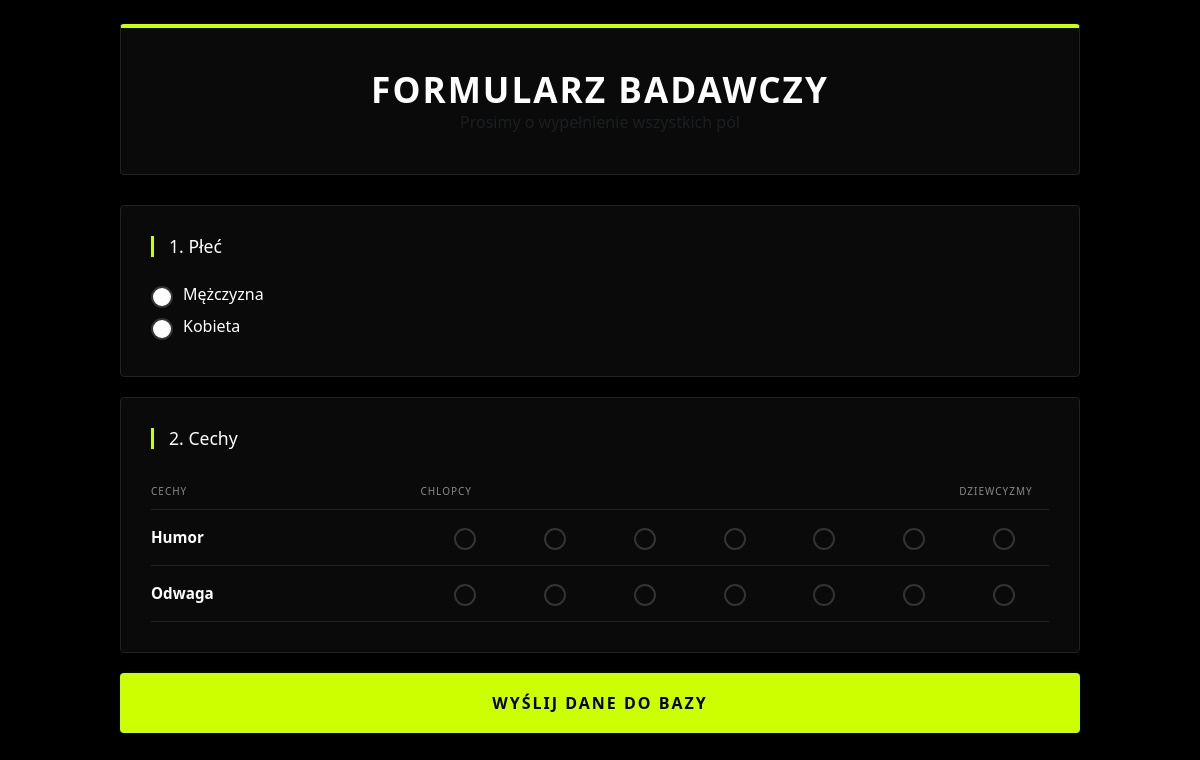
Before: / with the older database file.
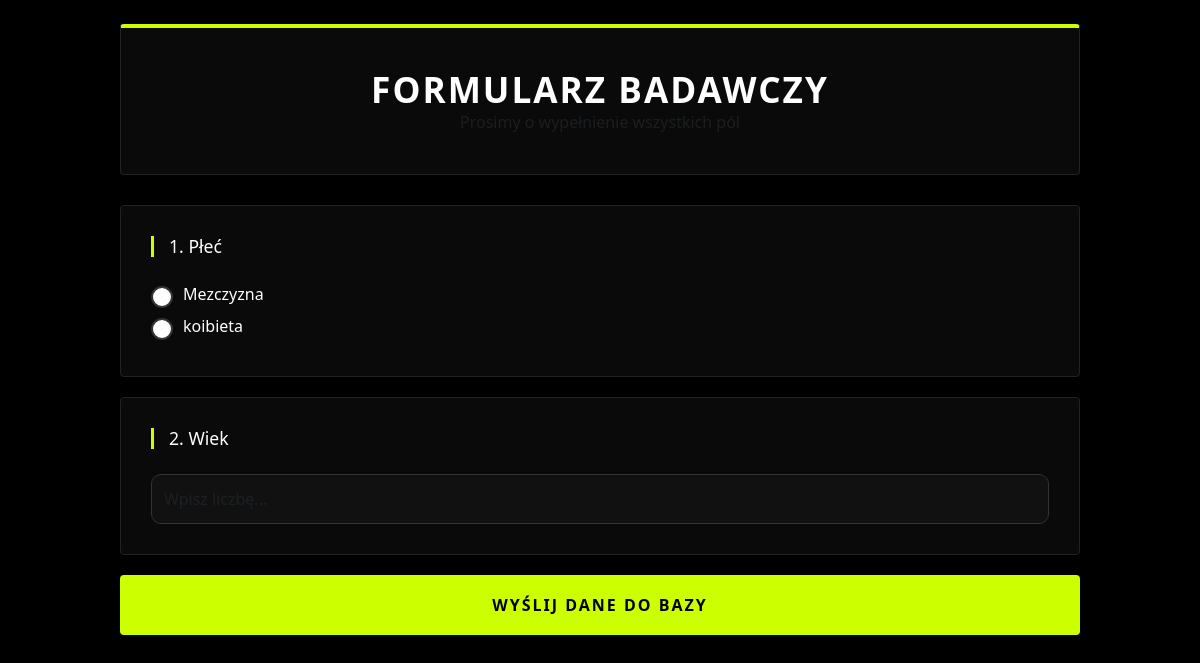
After: the same page with the newer database file.
### app.py (models this page shows)
class Question(db.Model):
    id = db.Column(db.Integer, primary_key=True)
    q_type = db.Column(db.String(50))
    content = db.Column(db.Text)

### app.py (the view, shortened to what this page needs)
@app.route('/', methods=['GET', 'POST'])
def index():
    ip = request.remote_addr
    if not Visit.query.filter_by(ip=ip).first():
        db.session.add(Visit(ip=ip))
        db.session.commit()
    questions = []
    for q in Question.query.all():
        questions.append({
            'id': q.id,
            'q_type': q.q_type,
            'data': json.loads(q.content)
        })
    return render_template('index.html', questions=questions)

### templates/index.html (shortened to what this page needs)
<!DOCTYPE html>
<html lang="pl">
<head>
    <link href="https://cdn.jsdelivr.net/npm/bootstrap@5.3.0/dist/css/bootstrap.min.css" rel="stylesheet">
    <link rel="stylesheet" href="{{ url_for('static', filename='style.css') }}">
</head>
<body>
    <div class="container py-4">
        <div class="row justify-content-center">
            <div class="col-12">
                <div class="survey-header">
                    <h1>Formularz Badawczy</h1>
                    <p class="text-muted m-0">Prosimy o wypełnienie wszystkich pól</p>
                </div>
                <form method="POST">
                    {% for q in questions %}
                    <div class="question-card">
                        {% if q.q_type == 'radio' %}
                            <h5>{{ loop.index }}. {{ q.data.question }}</h5>
                            {% for opt in q.data.options %}
                            <div class="form-check mb-2">
                                <input class="form-check-input"
                                       type="radio"
                                       name="q_{{ q.id }}"
                                       value="{{ opt }}"
                                       required>
                                <label class="form-check-label px-2">
                                    {{ opt }}
                                </label>
                            </div>
                            {% endfor %}
                        {% elif q.q_type == 'matrix' %}
                            <h5>{{ loop.index }}. {{ q.data.question }}</h5>
                            <div class="table-responsive">
                                <table class="matrix-table">
                                    <thead>
                                        <tr>
                                            <th>CECHY</th>
                                            <th>{{ q.data.left_label }}</th>
                                            {% for i in range(q.data.scale_points - 2) %}
                                                <th></th>
                                            {% endfor %}
                                            <th>{{ q.data.right_label }}</th>
                                        </tr>
                                    </thead>
                                    <tbody>
                                        {% for row in q.data.rows %}
                                        <tr>
                                            <td class="row-label">{{ row.label }}</td>
                                            {% for i in range(1, q.data.scale_points + 1) %}
                                            <td>
                                                <input type="radio"
                                                       name="q_{{ q.id }}_{{ row.id }}"
                                                       value="{{ i }}"
                                                       required>
                                            </td>
                                            {% endfor %}
                                        </tr>
                                        {% endfor %}
                                    </tbody>
                                </table>
                            </div>
                        {% elif q.q_type == 'open_numeric' %}
                            <h5>{{ loop.index }}. {{ q.data.question }}</h5>
                            <input type="number"
                                class="form-control"
                                placeholder="Wpisz liczbę..."
                                name="q_{{ q.id }}"
                                required>
                        {% endif %}
                    </div>
                    {% endfor %}
                    <div class="pb-5">
                        <button type="submit" class="btn-submit">WYŚLIJ DANE DO BAZY</button>
                    </div>
                </form>
            </div>
        </div>
    </div>
</body>
</html>

### static/style.css (style rules this page uses)
:root { --bg-black: #000000; --card-black: #0a0a0a; --accent-neon: #ccff00; --text-white: #ffffff; --text-dim: #888888; --border-dim: #222222; }
body { background-color: var(--bg-black); color: var(--text-white); font-family: 'Segoe UI', system-ui, -apple-system, sans-serif; margin: 0; padding: 0; }
.container { max-width: 1000px; margin: 0 auto; padding: 20px; }
.survey-header { background: var(--card-black); border: 1px solid var(--border-dim); border-top: 4px solid var(--accent-neon); padding: 40px 20px; border-radius: 4px; margin-bottom: 30px; text-align: center; }
.survey-header h1 { font-size: 2.2rem; font-weight: 900; text-transform: uppercase; letter-spacing: 2px; margin: 0; }
.question-card { background: var(--card-black); border: 1px solid var(--border-dim); padding: 30px; margin-bottom: 20px; border-radius: 4px; }
.question-card h5 { font-size: 1.1rem; margin-bottom: 25px; color: var(--text-white); border-left: 3px solid var(--accent-neon); padding-left: 15px; }
input[type="radio"] { appearance: none; width: 22px; height: 22px; border: 2px solid #333; border-radius: 50%; cursor: pointer; transition: all 0.2s ease; display: inline-block; vertical-align: middle; }
.btn-submit { background-color: var(--accent-neon); color: black; border: none; padding: 18px 0; width: 100%; font-size: 1rem; font-weight: 900; text-transform: uppercase; letter-spacing: 2px; cursor: pointer; border-radius: 4px; }
.form-control[type="number"] { background-color: #111 !important; color: white !important; border: 1px solid #333; border-radius: 10px; padding: 12px; }
input::placeholder { color: #666; }

Changed rows visible on the page:
removed Question: data.question "Płeć", options "Mężczyzna" "Kobieta"
changed Question (number 1 of 2 on the later page): q_type "matrix" → "radio" (drawn); data.question "Cechy" → "Płeć"; data.left_label "CHLOPCY" → (not shown); data.right_label "DZIEWCYZMY" → (not shown)
added Question: data.question "Wiek"
Other visible differences:
new list line: "☐ Mezczyzna"
new list line: "☐ koibieta"
list line gone: "Humor ☐ ☐ ☐ ☐ ☐ ☐ ☐"
list line gone: "Odwaga ☐ ☐ ☐ ☐ ☐ ☐ ☐"
